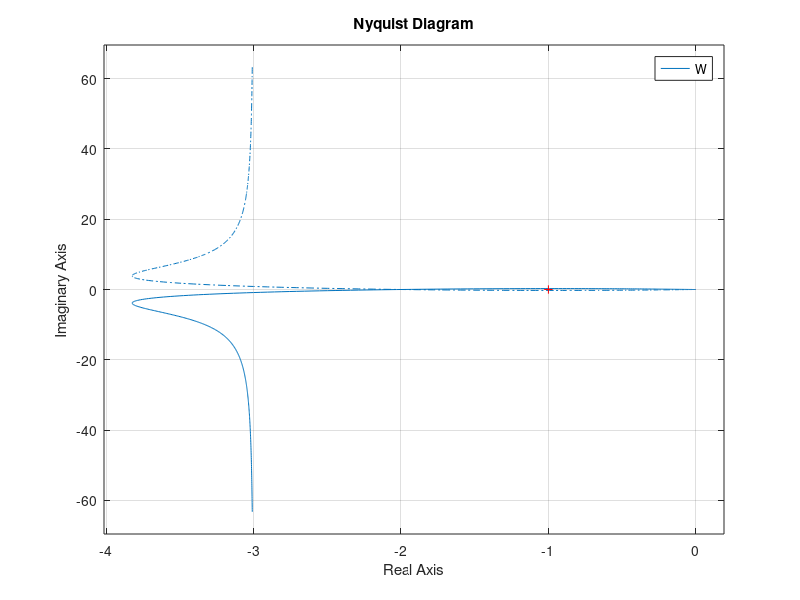

Write the MATLAB code that produced this figure. (Note: this script raises an error after producing the figure.)
a = [3 2 1 0]; b = [1 2];
W = tf(b, a); % Create transfer function
%% 1.2 
[p, z] = pzmap(W);
%% 1.3
[mag, phase, w] = bode(W);
A = mag(1, :)'; phi = phase(1, :)';
%csvwrite('../data/bode.csv', [w, mag(1, :)', 20*log10(mag(1, :)'), phase(1, :)']);
%% 1.4
nyquist(W);
%% Feedback
clear;
a = [3 2 1 0]; b = [1 2]; K = 0.15;
W = tf(b, a); F = feedback(W, K);
%% 2.1
r = rlocus(W);
Re1 = real(r(1, :))'; Re2 = real(r(2, :))'; Re3 = real(r(3, :))';
Im1 = imag(r(1, :))'; Im2 = imag(r(2, :))'; Im3 = imag(r(3, :))';
csvwrite('../data/rlocus.csv', [Re1, Im1, Re2, Im2, Re3, Im3]);
%% 2.3
[p, z] = pzmap(F);
%% 2.4
S = stepinfo(F, 'SettlingTimeThreshold', 0.05);
[y, t] = step(F);
%csvwrite('../data/step.csv', [t, y]);
%[delta, t] = impulse(F);
%csvwrite('../data/impulse.csv', [t, delta]);